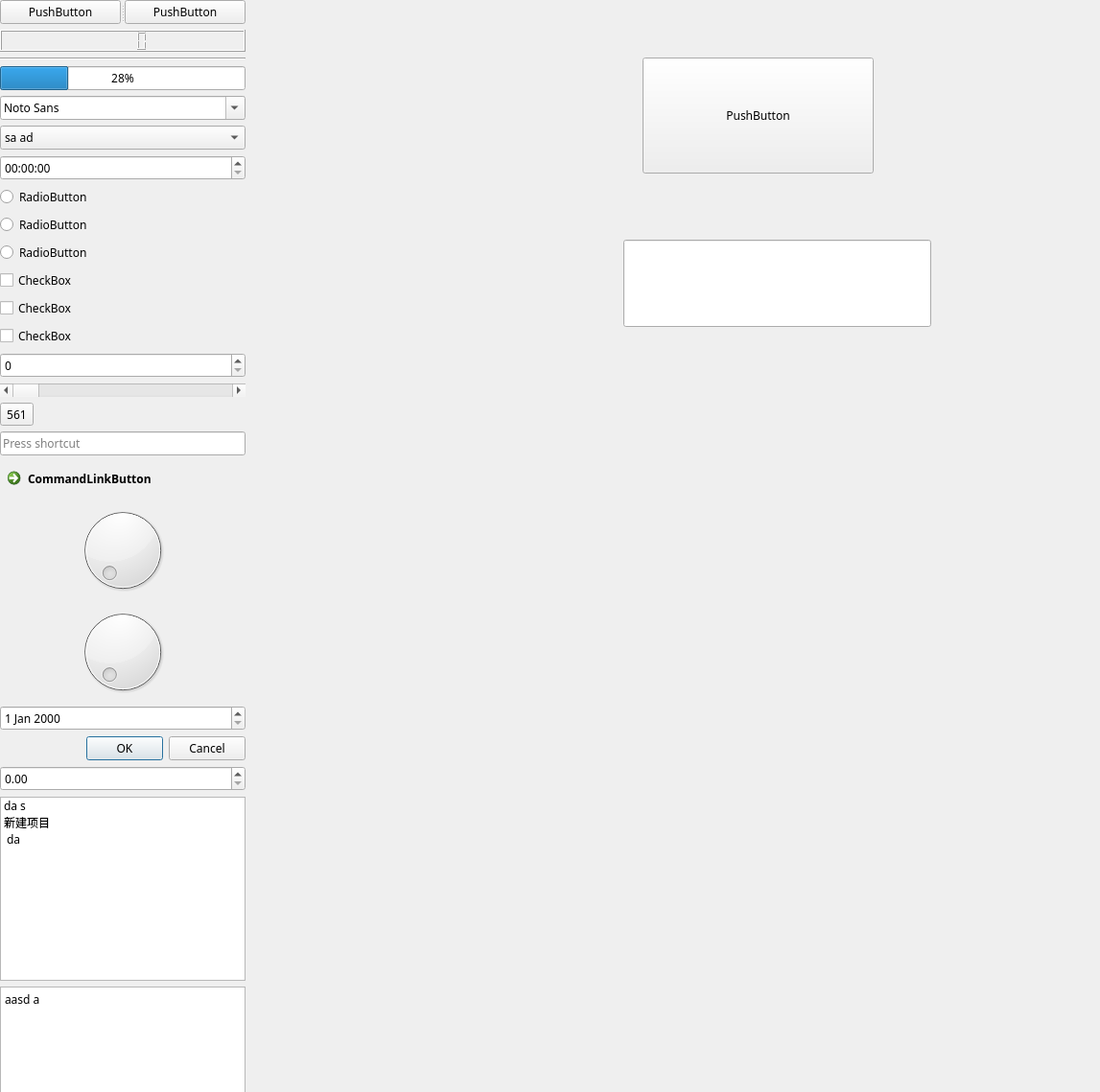
<?xml version="1.0" encoding="UTF-8"?>
<ui version="4.0">
 <class>Form</class>
 <widget class="QWidget" name="Form">
  <property name="geometry">
   <rect>
    <x>0</x>
    <y>0</y>
    <width>1147</width>
    <height>1139</height>
   </rect>
  </property>
  <property name="sizePolicy">
   <sizepolicy hsizetype="Preferred" vsizetype="Expanding">
    <horstretch>0</horstretch>
    <verstretch>0</verstretch>
   </sizepolicy>
  </property>
  <property name="font">
   <font>
    <family>Adobe 楷体 Std R</family>
   </font>
  </property>
  <property name="cursor">
   <cursorShape>ArrowCursor</cursorShape>
  </property>
  <property name="windowTitle">
   <string>Form</string>
  </property>
  <widget class="QWidget" name="">
   <layout class="QVBoxLayout" name="verticalLayout">
    <item>
     <widget class="QSplitter" name="splitter">
      <property name="orientation">
       <enum>Qt::Horizontal</enum>
      </property>
      <widget class="QPushButton" name="pushButton">
       <property name="text">
        <string>PushButton</string>
       </property>
      </widget>
      <widget class="QPushButton" name="pushButton_2">
       <property name="text">
        <string>PushButton</string>
       </property>
      </widget>
     </widget>
    </item>
    <item>
     <widget class="QLCDNumber" name="lcdNumber"/>
    </item>
    <item>
     <widget class="Line" name="line">
      <property name="orientation">
       <enum>Qt::Horizontal</enum>
      </property>
     </widget>
    </item>
    <item>
     <widget class="QProgressBar" name="progressBar">
      <property name="value">
       <number>28</number>
      </property>
     </widget>
    </item>
    <item>
     <widget class="QFontComboBox" name="fontComboBox"/>
    </item>
    <item>
     <widget class="QComboBox" name="comboBox">
      <item>
       <property name="text">
        <string>sa ad</string>
       </property>
      </item>
      <item>
       <property name="text">
        <string> da </string>
       </property>
      </item>
      <item>
       <property name="text">
        <string>as d</string>
       </property>
      </item>
     </widget>
    </item>
    <item>
     <widget class="QTimeEdit" name="timeEdit"/>
    </item>
    <item>
     <widget class="QRadioButton" name="radioButton">
      <property name="text">
       <string>RadioButton</string>
      </property>
     </widget>
    </item>
    <item>
     <widget class="QRadioButton" name="radioButton_2">
      <property name="text">
       <string>RadioButton</string>
      </property>
     </widget>
    </item>
    <item>
     <widget class="QRadioButton" name="radioButton_3">
      <property name="text">
       <string>RadioButton</string>
      </property>
     </widget>
    </item>
    <item>
     <widget class="QCheckBox" name="checkBox_3">
      <property name="text">
       <string>CheckBox</string>
      </property>
     </widget>
    </item>
    <item>
     <widget class="QCheckBox" name="checkBox_2">
      <property name="text">
       <string>CheckBox</string>
      </property>
     </widget>
    </item>
    <item>
     <widget class="QCheckBox" name="checkBox">
      <property name="text">
       <string>CheckBox</string>
      </property>
     </widget>
    </item>
    <item>
     <widget class="QSpinBox" name="spinBox"/>
    </item>
    <item>
     <widget class="QScrollBar" name="horizontalScrollBar">
      <property name="orientation">
       <enum>Qt::Horizontal</enum>
      </property>
     </widget>
    </item>
    <item>
     <widget class="QToolButton" name="toolButton">
      <property name="text">
       <string>561</string>
      </property>
     </widget>
    </item>
    <item>
     <widget class="QKeySequenceEdit" name="keySequenceEdit"/>
    </item>
    <item>
     <widget class="QCommandLinkButton" name="commandLinkButton">
      <property name="text">
       <string>CommandLinkButton</string>
      </property>
     </widget>
    </item>
    <item>
     <widget class="QDial" name="dial"/>
    </item>
    <item>
     <widget class="QDial" name="dial_2"/>
    </item>
    <item>
     <widget class="QDateEdit" name="dateEdit"/>
    </item>
    <item>
     <widget class="QDialogButtonBox" name="buttonBox">
      <property name="standardButtons">
       <set>QDialogButtonBox::Cancel|QDialogButtonBox::Ok</set>
      </property>
     </widget>
    </item>
    <item>
     <widget class="QDoubleSpinBox" name="doubleSpinBox"/>
    </item>
    <item>
     <widget class="QListWidget" name="listWidget">
      <item>
       <property name="text">
        <string>da s</string>
       </property>
      </item>
      <item>
       <property name="text">
        <string>新建项目</string>
       </property>
      </item>
      <item>
       <property name="text">
        <string> da </string>
       </property>
      </item>
     </widget>
    </item>
    <item>
     <widget class="QTextBrowser" name="textBrowser">
      <property name="html">
       <string>&lt;!DOCTYPE HTML PUBLIC &quot;-//W3C//DTD HTML 4.0//EN&quot; &quot;http://www.w3.org/TR/REC-html40/strict.dtd&quot;&gt;
&lt;html&gt;&lt;head&gt;&lt;meta name=&quot;qrichtext&quot; content=&quot;1&quot; /&gt;&lt;style type=&quot;text/css&quot;&gt;
p, li { white-space: pre-wrap; }
&lt;/style&gt;&lt;/head&gt;&lt;body style=&quot; font-family:'Adobe 楷体 Std R'; font-size:9pt; font-weight:400; font-style:normal;&quot;&gt;
&lt;p style=&quot; margin-top:0px; margin-bottom:0px; margin-left:0px; margin-right:0px; -qt-block-indent:0; text-indent:0px;&quot;&gt;aasd a&lt;/p&gt;&lt;/body&gt;&lt;/html&gt;</string>
      </property>
     </widget>
    </item>
    <item>
     <widget class="QGraphicsView" name="graphicsView"/>
    </item>
    <item>
     <widget class="QDateTimeEdit" name="dateTimeEdit"/>
    </item>
    <item>
     <widget class="QSlider" name="horizontalSlider">
      <property name="orientation">
       <enum>Qt::Horizontal</enum>
      </property>
     </widget>
    </item>
   </layout>
  </widget>
  <widget class="QLineEdit" name="lineEdit">
   <property name="geometry">
    <rect>
     <x>650</x>
     <y>250</y>
     <width>321</width>
     <height>91</height>
    </rect>
   </property>
  </widget>
  <widget class="QPushButton" name="pushButton_3">
   <property name="geometry">
    <rect>
     <x>670</x>
     <y>60</y>
     <width>241</width>
     <height>121</height>
    </rect>
   </property>
   <property name="text">
    <string>PushButton</string>
   </property>
  </widget>
 </widget>
 <tabstops>
  <tabstop>lineEdit</tabstop>
  <tabstop>comboBox</tabstop>
  <tabstop>radioButton_3</tabstop>
  <tabstop>checkBox_3</tabstop>
  <tabstop>checkBox_2</tabstop>
  <tabstop>checkBox</tabstop>
  <tabstop>toolButton</tabstop>
  <tabstop>commandLinkButton</tabstop>
  <tabstop>listWidget</tabstop>
  <tabstop>radioButton_2</tabstop>
  <tabstop>fontComboBox</tabstop>
  <tabstop>spinBox</tabstop>
  <tabstop>doubleSpinBox</tabstop>
  <tabstop>timeEdit</tabstop>
  <tabstop>dateEdit</tabstop>
  <tabstop>dateTimeEdit</tabstop>
  <tabstop>dial</tabstop>
  <tabstop>horizontalSlider</tabstop>
  <tabstop>keySequenceEdit</tabstop>
  <tabstop>dial_2</tabstop>
  <tabstop>textBrowser</tabstop>
  <tabstop>graphicsView</tabstop>
  <tabstop>pushButton_3</tabstop>
  <tabstop>radioButton</tabstop>
  <tabstop>pushButton</tabstop>
  <tabstop>pushButton_2</tabstop>
 </tabstops>
 <resources/>
 <connections>
  <connection>
   <sender>pushButton_3</sender>
   <signal>clicked()</signal>
   <receiver>lineEdit</receiver>
   <slot>clear()</slot>
   <hints>
    <hint type="sourcelabel">
     <x>946</x>
     <y>117</y>
    </hint>
    <hint type="destinationlabel">
     <x>730</x>
     <y>110</y>
    </hint>
   </hints>
  </connection>
 </connections>
</ui>
